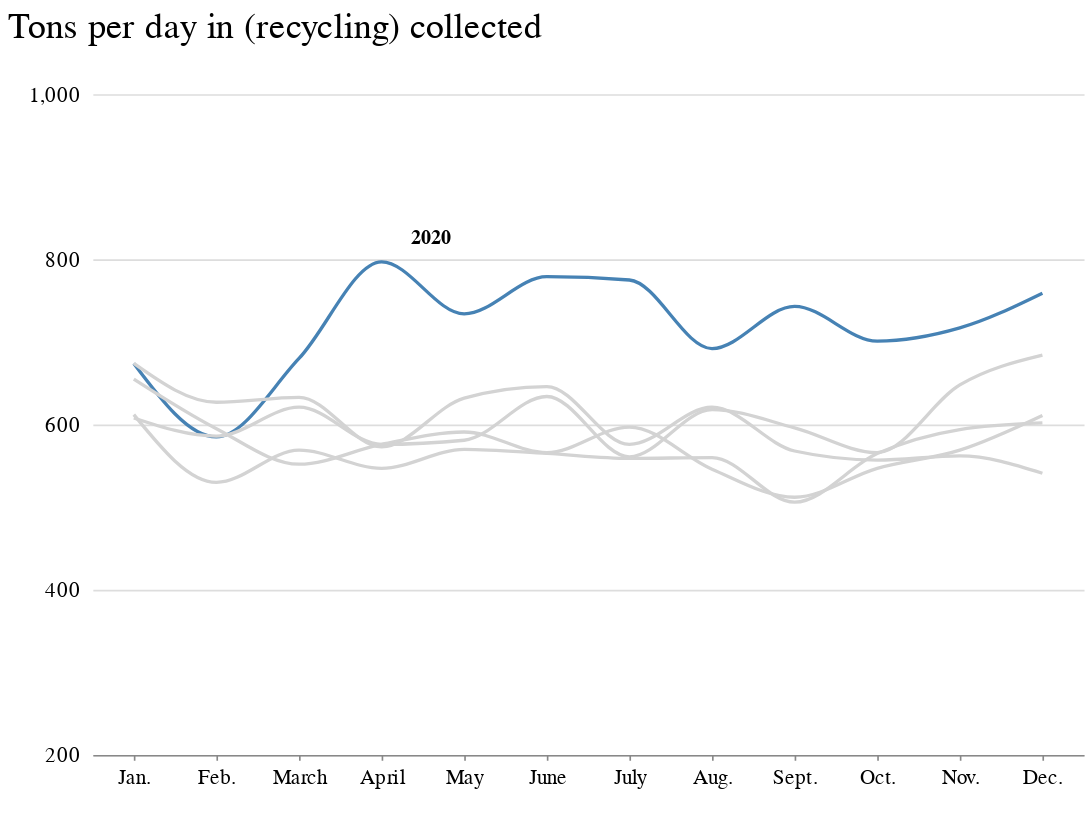

Notebook code cell kept with this figure:
### Code cell
from altair import datum

text = (
    alt.Chart(recycling_year_grp.query("tons_per_day == tons_per_day.max()"))
    .mark_text(
        dx=30,
        dy=-15,
        color="#000000",
        font="Benton Gothic",
        fontWeight="bolder",
        fontSize=12,
    )
    .encode(
        x=alt.X(
            "apmonth:O",
            sort=[
                "Jan.",
                "Feb.",
                "March",
                "April",
                "May",
                "June",
                "July",
                "Aug.",
                "Sept.",
                "Oct.",
                "Nov.",
                "Dec.",
            ],
        ),
        y=alt.Y("tons_per_day:Q"),
        text=alt.Text("year"),
    )
)

line = (
    alt.Chart(recycling_year_grp)
    .mark_line(interpolate="monotone", size=2)
    .encode(
        x=alt.X(
            "apmonth:O",
            sort=[
                "Jan.",
                "Feb.",
                "March",
                "April",
                "May",
                "June",
                "July",
                "Aug.",
                "Sept.",
                "Oct.",
                "Nov.",
                "Dec.",
            ],
            axis=alt.Axis(grid=False, tickCount=6),
            title=" ",
        ),
        y=alt.Y(
            "tons_per_day",
            axis=alt.Axis(
                format=",.0f",
                tickCount=4,
                gridColor="#dddddd",
                offset=6,
                tickSize=0,
                domainOpacity=0,
            ),
            scale=alt.Scale(domain=[200, 1000]),
            title=" ",
        ),
        color=alt.Color(
            "year",
            title=" ",
            scale=alt.Scale(
                domain=["2016", "2017", "2018", "2019", "2020"],
                range=["lightgray", "lightgray", "lightgray", "lightgray", "steelblue"],
            ),
            legend=None,
        ),
    )
)
(line + text).properties(
    width=600,
    height=400,
    title="Tons per day in (recycling) collected",
).configure_view(strokeOpacity=0).configure_axis(labelFontSize=13)

### Figure 1 — Vega-Lite specification as saved in the notebook (floating-point values rounded to 4 significant figures)
{"config": {"view": {"width": 800, "height": 450, "strokeOpacity": 0}, "background": "#ffffff", "title": {"anchor": "start", "font": "BentonGothic-Bold, sans", "fontColor": "#000000", "fontSize": 22, "fontWeight": "normal"}, "arc": {"fill": "#82c6df"}, "area": {"fill": "#82c6df"}, "line": {"stroke": "#82c6df", "strokeWidth": 3}, "path": {"stroke": "#82c6df"}, "rect": {"fill": "#82c6df"}, "shape": {"stroke": "#82c6df"}, "bar": {"fill": "#82c6df"}, "point": {"stroke": "#82c6df"}, "symbol": {"fill": "#82c6df", "size": 30}, "axis": {"titleFont": "BentonGothic-Bold, sans", "titleFontSize": 14, "titleFontWeight": "normal", "labelFont": "BentonGothic, sans", "labelFontSize": 13, "labelFontWeight": "normal"}, "axisX": {"labelAngle": 0, "labelPadding": 4, "tickSize": 3}, "axisY": {"labelBaseline": "middle", "maxExtent": 45, "minExtent": 45, "tickSize": 2, "titleAlign": "left", "titleAngle": 0, "titleX": -45, "titleY": -11}, "legend": {"titleFont": "BentonGothic-Bold, sans", "titleFontSize": 14, "titleFontWeight": "normal", "symbolType": "square", "labelFont": "BentonGothic, sans", "labelFontSize": 13}, "range": {"category": ["#3580b1", "#ec8431", "#ab7fb4", "#c89d29", "#adc839", "#829eb1"], "diverging": ["#e68a4f", "#f4bb6a", "#f9e39c", "#dadfe2", "#a6b7c6", "#849eae"], "heatmap": ["#fbf2c7", "#f9e39c", "#f8d36e", "#f4bb6a", "#e68a4f", "#d15a40", "#ab4232"], "ordinal": ["#fbf2c7", "#f9e39c", "#f8d36e", "#f4bb6a", "#e68a4f", "#d15a40", "#ab4232"], "ramp": ["#fbf2c7", "#f9e39c", "#f8d36e", "#f4bb6a", "#e68a4f", "#d15a40", "#ab4232"]}}, "layer": [{"data": {"name": "data-92e7c1432dab7e06d05b2b73db753ff3"}, "mark": {"type": "line", "interpolate": "monotone", "size": 2}, "encoding": {"color": {"type": "nominal", "field": "year", "legend": null, "scale": {"domain": ["2016", "2017", "2018", "2019", "2020"], "range": ["lightgray", "lightgray", "lightgray", "lightgray", "steelblue"]}, "title": " "}, "x": {"type": "ordinal", "axis": {"grid": false, "tickCount": 6}, "field": "apmonth", "sort": ["Jan.", "Feb.", "March", "April", "May", "June", "July", "Aug.", "Sept.", "Oct.", "Nov.", "Dec."], "title": " "}, "y": {"type": "quantitative", "axis": {"domainOpacity": 0, "format": ",.0f", "gridColor": "#dddddd", "offset": 6, "tickCount": 4, "tickSize": 0}, "field": "tons_per_day", "scale": {"domain": [200, 1000]}, "title": " "}}}, {"data": {"name": "data-3cf00da14a470f629e648347a61cb296"}, "mark": {"type": "text", "color": "#000000", "dx": 30, "dy": -15, "font": "Benton Gothic", "fontSize": 12, "fontWeight": "bolder"}, "encoding": {"text": {"type": "nominal", "field": "year"}, "x": {"type": "ordinal", "field": "apmonth", "sort": ["Jan.", "Feb.", "March", "April", "May", "June", "July", "Aug.", "Sept.", "Oct.", "Nov.", "Dec."]}, "y": {"type": "quantitative", "field": "tons_per_day"}}}], "height": 400, "title": "Tons per day in (recycling) collected", "width": 600, "$schema": "https://vega.github.io/schema/vega-lite/v4.8.1.json", "datasets": {"data-92e7c1432dab7e06d05b2b73db753ff3": [{"year": "2021", "apmonth": "March", "month_year": "2021-03-01T00:00:00", "days_in_month": 31, "tons": 22830.0, "tons_per_day": 736.0}, {"year": "2021", "apmonth": "Jan.", "month_year": "2021-01-01T00:00:00", "days_in_month": 31, "tons": 22310.0, "tons_per_day": 720.0}, {"year": "2021", "apmonth": "Feb.", "month_year": "2021-02-01T00:00:00", "days_in_month": 28, "tons": 19990.0, "tons_per_day": 714.0}, {"year": "2021", "apmonth": "April", "month_year": "2021-04-01T00:00:00", "days_in_month": 30, "tons": 21120.0, "tons_per_day": 704.0}, {"year": "2020", "apmonth": "June", "month_year": "2020-06-01T00:00:00", "days_in_month": 30, "tons": 23380.0, "tons_per_day": 779.0}, {"year": "2020", "apmonth": "April", "month_year": "2020-04-01T00:00:00", "days_in_month": 30, "tons": 23900.0, "tons_per_day": 797.0}, {"year": "2020", "apmonth": "Dec.", "month_year": "2020-12-01T00:00:00", "days_in_month": 31, "tons": 23510.0, "tons_per_day": 759.0}, {"year": "2020", "apmonth": "Feb.", "month_year": "2020-02-01T00:00:00", "days_in_month": 29, "tons": 16970.0, "tons_per_day": 585.0}, {"year": "2020", "apmonth": "Jan.", "month_year": "2020-01-01T00:00:00", "days_in_month": 31, "tons": 20880.0, "tons_per_day": 674.0}, {"year": "2020", "apmonth": "July", "month_year": "2020-07-01T00:00:00", "days_in_month": 31, "tons": 24020.0, "tons_per_day": 775.0}, {"year": "2020", "apmonth": "Aug.", "month_year": "2020-08-01T00:00:00", "days_in_month": 31, "tons": 21450.0, "tons_per_day": 692.0}, {"year": "2020", "apmonth": "March", "month_year": "2020-03-01T00:00:00", "days_in_month": 31, "tons": 21090.0, "tons_per_day": 680.0}, {"year": "2020", "apmonth": "Nov.", "month_year": "2020-11-01T00:00:00", "days_in_month": 30, "tons": 21500.0, "tons_per_day": 717.0}, {"year": "2020", "apmonth": "Oct.", "month_year": "2020-10-01T00:00:00", "days_in_month": 31, "tons": 21720.0, "tons_per_day": 701.0}, {"year": "2020", "apmonth": "Sept.", "month_year": "2020-09-01T00:00:00", "days_in_month": 30, "tons": 22280.0, "tons_per_day": 743.0}, {"year": "2020", "apmonth": "May", "month_year": "2020-05-01T00:00:00", "days_in_month": 31, "tons": 22750.0, "tons_per_day": 734.0}, {"year": "2019", "apmonth": "July", "month_year": "2019-07-01T00:00:00", "days_in_month": 31, "tons": 18510.0, "tons_per_day": 597.0}, {"year": "2019", "apmonth": "April", "month_year": "2019-04-01T00:00:00", "days_in_month": 30, "tons": 17290.0, "tons_per_day": 576.0}, {"year": "2019", "apmonth": "Aug.", "month_year": "2019-08-01T00:00:00", "days_in_month": 31, "tons": 16920.0, "tons_per_day": 546.0}, {"year": "2019", "apmonth": "Dec.", "month_year": "2019-12-01T00:00:00", "days_in_month": 31, "tons": 18940.0, "tons_per_day": 611.0}, {"year": "2019", "apmonth": "Feb.", "month_year": "2019-02-01T00:00:00", "days_in_month": 28, "tons": 16660.0, "tons_per_day": 595.0}, {"year": "2019", "apmonth": "Jan.", "month_year": "2019-01-01T00:00:00", "days_in_month": 31, "tons": 20310.0, "tons_per_day": 655.0}, {"year": "2019", "apmonth": "March", "month_year": "2019-03-01T00:00:00", "days_in_month": 31, "tons": 17100.0, "tons_per_day": 552.0}, {"year": "2019", "apmonth": "June", "month_year": "2019-06-01T00:00:00", "days_in_month": 30, "tons": 16980.0, "tons_per_day": 566.0}, {"year": "2019", "apmonth": "May", "month_year": "2019-05-01T00:00:00", "days_in_month": 31, "tons": 18320.0, "tons_per_day": 591.0}, {"year": "2019", "apmonth": "Nov.", "month_year": "2019-11-01T00:00:00", "days_in_month": 30, "tons": 17070.0, "tons_per_day": 569.0}, {"year": "2019", "apmonth": "Oct.", "month_year": "2019-10-01T00:00:00", "days_in_month": 31, "tons": 16950.0, "tons_per_day": 547.0}, {"year": "2019", "apmonth": "Sept.", "month_year": "2019-09-01T00:00:00", "days_in_month": 30, "tons": 15370.0, "tons_per_day": 512.0}, {"year": "2018", "apmonth": "Nov.", "month_year": "2018-11-01T00:00:00", "days_in_month": 30, "tons": 17820.0, "tons_per_day": 594.0}, {"year": "2018", "apmonth": "Sept.", "month_year": "2018-09-01T00:00:00", "days_in_month": 30, "tons": 15180.0, "tons_per_day": 506.0}, {"year": "2018", "apmonth": "Oct.", "month_year": "2018-10-01T00:00:00", "days_in_month": 31, "tons": 17530.0, "tons_per_day": 565.0}, {"year": "2018", "apmonth": "May", "month_year": "2018-05-01T00:00:00", "days_in_month": 31, "tons": 17680.0, "tons_per_day": 570.0}, {"year": "2018", "apmonth": "June", "month_year": "2018-06-01T00:00:00", "days_in_month": 30, "tons": 16960.0, "tons_per_day": 565.0}, {"year": "2018", "apmonth": "July", "month_year": "2018-07-01T00:00:00", "days_in_month": 31, "tons": 17330.0, "tons_per_day": 559.0}, {"year": "2018", "apmonth": "Jan.", "month_year": "2018-01-01T00:00:00", "days_in_month": 31, "tons": 18980.0, "tons_per_day": 612.0}, {"year": "2018", "apmonth": "Feb.", "month_year": "2018-02-01T00:00:00", "days_in_month": 28, "tons": 14850.0, "tons_per_day": 530.0}, {"year": "2018", "apmonth": "Dec.", "month_year": "2018-12-01T00:00:00", "days_in_month": 31, "tons": 18650.0, "tons_per_day": 602.0}, {"year": "2018", "apmonth": "Aug.", "month_year": "2018-08-01T00:00:00", "days_in_month": 31, "tons": 17360.0, "tons_per_day": 560.0}, {"year": "2018", "apmonth": "April", "month_year": "2018-04-01T00:00:00", "days_in_month": 30, "tons": 16420.0, "tons_per_day": 547.0}, {"year": "2018", "apmonth": "March", "month_year": "2018-03-01T00:00:00", "days_in_month": 31, "tons": 17650.0, "tons_per_day": 569.0}, {"year": "2017", "apmonth": "Jan.", "month_year": "2017-01-01T00:00:00", "days_in_month": 31, "tons": 20910.0, "tons_per_day": 674.0}, {"year": "2017", "apmonth": "July", "month_year": "2017-07-01T00:00:00", "days_in_month": 31, "tons": 17870.0, "tons_per_day": 576.0}, {"year": "2017", "apmonth": "April", "month_year": "2017-04-01T00:00:00", "days_in_month": 30, "tons": 17200.0, "tons_per_day": 573.0}, {"year": "2017", "apmonth": "Aug.", "month_year": "2017-08-01T00:00:00", "days_in_month": 31, "tons": 19240.0, "tons_per_day": 621.0}, {"year": "2017", "apmonth": "Dec.", "month_year": "2017-12-01T00:00:00", "days_in_month": 31, "tons": 16780.0, "tons_per_day": 541.0}, {"year": "2017", "apmonth": "Feb.", "month_year": "2017-02-01T00:00:00", "days_in_month": 28, "tons": 17570.0, "tons_per_day": 627.0}, {"year": "2017", "apmonth": "May", "month_year": "2017-05-01T00:00:00", "days_in_month": 31, "tons": 19600.0, "tons_per_day": 632.0}, {"year": "2017", "apmonth": "June", "month_year": "2017-06-01T00:00:00", "days_in_month": 30, "tons": 19390.0, "tons_per_day": 646.0}, {"year": "2017", "apmonth": "March", "month_year": "2017-03-01T00:00:00", "days_in_month": 31, "tons": 19630.0, "tons_per_day": 633.0}, {"year": "2017", "apmonth": "Nov.", "month_year": "2017-11-01T00:00:00", "days_in_month": 30, "tons": 16870.0, "tons_per_day": 562.0}, {"year": "2017", "apmonth": "Oct.", "month_year": "2017-10-01T00:00:00", "days_in_month": 31, "tons": 17280.0, "tons_per_day": 557.0}, {"year": "2017", "apmonth": "Sept.", "month_year": "2017-09-01T00:00:00", "days_in_month": 30, "tons": 17050.0, "tons_per_day": 568.0}, {"year": "2016", "apmonth": "June", "month_year": "2016-06-01T00:00:00", "days_in_month": 30, "tons": 19010.0, "tons_per_day": 634.0}, {"year": "2016", "apmonth": "Dec.", "month_year": "2016-12-01T00:00:00", "days_in_month": 31, "tons": 21200.0, "tons_per_day": 684.0}, {"year": "2016", "apmonth": "Feb.", "month_year": "2016-02-01T00:00:00", "days_in_month": 29, "tons": 16990.0, "tons_per_day": 586.0}, {"year": "2016", "apmonth": "Jan.", "month_year": "2016-01-01T00:00:00", "days_in_month": 31, "tons": 18840.0, "tons_per_day": 608.0}, {"year": "2016", "apmonth": "July", "month_year": "2016-07-01T00:00:00", "days_in_month": 31, "tons": 17400.0, "tons_per_day": 561.0}, {"year": "2016", "apmonth": "Aug.", "month_year": "2016-08-01T00:00:00", "days_in_month": 31, "tons": 19150.0, "tons_per_day": 618.0}, {"year": "2016", "apmonth": "March", "month_year": "2016-03-01T00:00:00", "days_in_month": 31, "tons": 19240.0, "tons_per_day": 621.0}, {"year": "2016", "apmonth": "May", "month_year": "2016-05-01T00:00:00", "days_in_month": 31, "tons": 18020.0, "tons_per_day": 581.0}, {"year": "2016", "apmonth": "Nov.", "month_year": "2016-11-01T00:00:00", "days_in_month": 30, "tons": 19450.0, "tons_per_day": 648.0}, {"year": "2016", "apmonth": "Oct.", "month_year": "2016-10-01T00:00:00", "days_in_month": 31, "tons": 17550.0, "tons_per_day": 566.0}, {"year": "2016", "apmonth": "Sept.", "month_year": "2016-09-01T00:00:00", "days_in_month": 30, "tons": 17890.0, "tons_per_day": 596.0}, {"year": "2016", "apmonth": "April", "month_year": "2016-04-01T00:00:00", "days_in_month": 30, "tons": 17280.0, "tons_per_day": 576.0}], "data-3cf00da14a470f629e648347a61cb296": [{"year": "2020", "apmonth": "April", "month_year": "2020-04-01T00:00:00", "days_in_month": 30, "tons": 23900.0, "tons_per_day": 797.0}]}}
